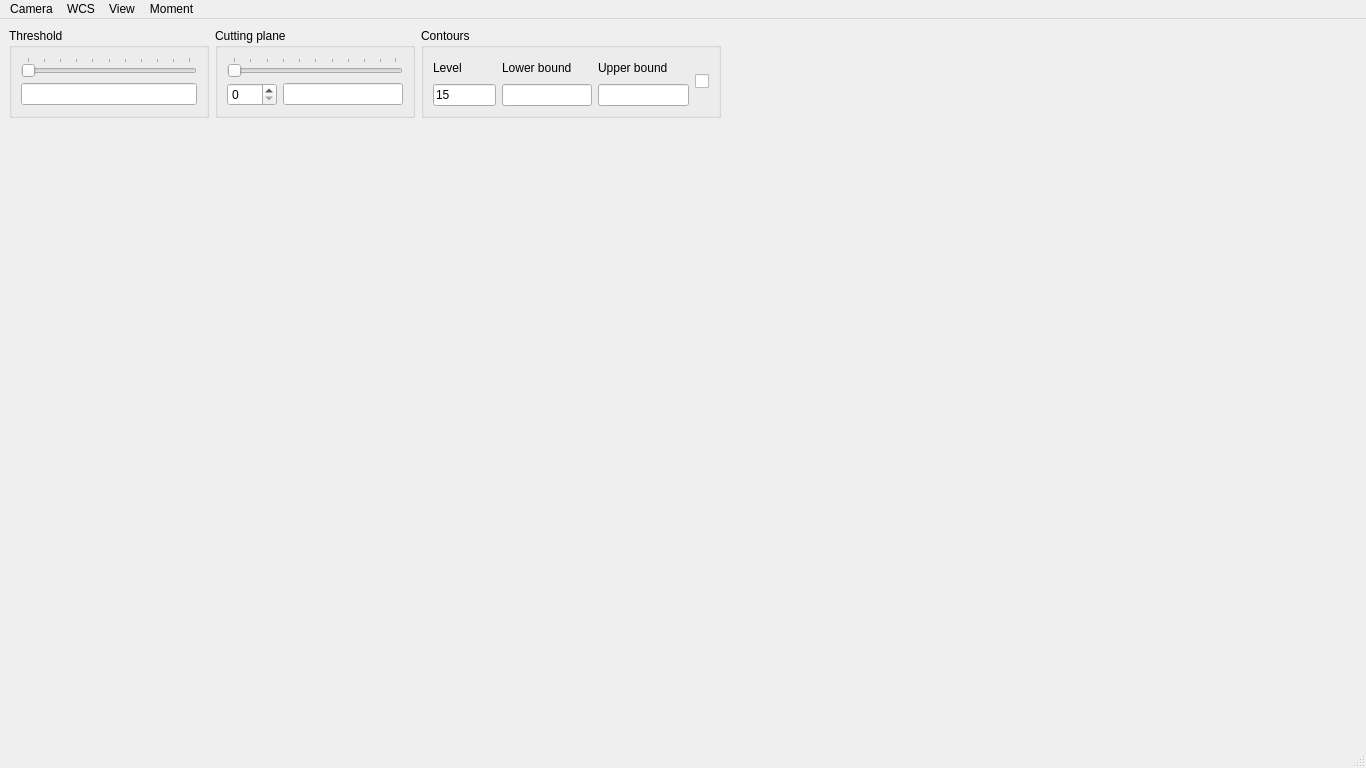
<?xml version="1.0" encoding="UTF-8"?>
<ui version="4.0">
 <class>vtkWindowCube</class>
 <widget class="QMainWindow" name="vtkWindowCube">
  <property name="geometry">
   <rect>
    <x>0</x>
    <y>0</y>
    <width>1366</width>
    <height>768</height>
   </rect>
  </property>
  <widget class="QWidget" name="widget">
   <layout class="QVBoxLayout" name="_2">
    <item>
     <layout class="QHBoxLayout" name="_3">
      <item>
       <widget class="QGroupBox" name="thresholdGroupBox">
        <property name="sizePolicy">
         <sizepolicy hsizetype="Expanding" vsizetype="Preferred">
          <horstretch>0</horstretch>
          <verstretch>0</verstretch>
         </sizepolicy>
        </property>
        <property name="maximumSize">
         <size>
          <width>200</width>
          <height>16777215</height>
         </size>
        </property>
        <property name="title">
         <string>Threshold</string>
        </property>
        <layout class="QVBoxLayout" name="_4">
         <item>
          <widget class="QSlider" name="thresholdSlider">
           <property name="maximum">
            <number>100</number>
           </property>
           <property name="orientation">
            <enum>Qt::Horizontal</enum>
           </property>
           <property name="tickPosition">
            <enum>QSlider::TicksAbove</enum>
           </property>
          </widget>
         </item>
         <item>
          <widget class="QLineEdit" name="thresholdText"/>
         </item>
        </layout>
       </widget>
      </item>
      <item>
       <widget class="QGroupBox" name="cuttingPlaneGroupBox">
        <property name="sizePolicy">
         <sizepolicy hsizetype="Expanding" vsizetype="Preferred">
          <horstretch>0</horstretch>
          <verstretch>0</verstretch>
         </sizepolicy>
        </property>
        <property name="maximumSize">
         <size>
          <width>200</width>
          <height>16777215</height>
         </size>
        </property>
        <property name="title">
         <string>Cutting plane</string>
        </property>
        <layout class="QVBoxLayout" name="_5">
         <item>
          <widget class="QSlider" name="sliceSlider">
           <property name="orientation">
            <enum>Qt::Horizontal</enum>
           </property>
           <property name="tickPosition">
            <enum>QSlider::TicksAbove</enum>
           </property>
           <property name="tickInterval">
            <number>0</number>
           </property>
          </widget>
         </item>
         <item>
          <layout class="QHBoxLayout" name="_19">
           <item>
            <widget class="QSpinBox" name="sliceSpinBox">
             <property name="minimumSize">
              <size>
               <width>50</width>
               <height>0</height>
              </size>
             </property>
            </widget>
           </item>
           <item>
            <widget class="QLineEdit" name="velocityText">
             <property name="readOnly">
              <bool>true</bool>
             </property>
            </widget>
           </item>
          </layout>
         </item>
        </layout>
       </widget>
      </item>
      <item>
       <widget class="QGroupBox" name="contourGroupBox">
        <property name="sizePolicy">
         <sizepolicy hsizetype="Expanding" vsizetype="Preferred">
          <horstretch>0</horstretch>
          <verstretch>0</verstretch>
         </sizepolicy>
        </property>
        <property name="maximumSize">
         <size>
          <width>300</width>
          <height>16777215</height>
         </size>
        </property>
        <property name="title">
         <string>Contours</string>
        </property>
        <layout class="QHBoxLayout" name="_6">
         <item>
          <layout class="QVBoxLayout" name="_7">
           <item>
            <widget class="QLabel" name="label_4">
             <property name="sizePolicy">
              <sizepolicy hsizetype="MinimumExpanding" vsizetype="Preferred">
               <horstretch>0</horstretch>
               <verstretch>0</verstretch>
              </sizepolicy>
             </property>
             <property name="maximumSize">
              <size>
               <width>60</width>
               <height>16777215</height>
              </size>
             </property>
             <property name="text">
              <string>Level</string>
             </property>
            </widget>
           </item>
           <item>
            <widget class="QLineEdit" name="levelText">
             <property name="minimumSize">
              <size>
               <width>50</width>
               <height>0</height>
              </size>
             </property>
             <property name="maximumSize">
              <size>
               <width>80</width>
               <height>16777215</height>
              </size>
             </property>
             <property name="text">
              <string>15</string>
             </property>
             <property name="maxLength">
              <number>4</number>
             </property>
            </widget>
           </item>
          </layout>
         </item>
         <item>
          <layout class="QVBoxLayout" name="_8">
           <item>
            <widget class="QLabel" name="label_5">
             <property name="sizePolicy">
              <sizepolicy hsizetype="MinimumExpanding" vsizetype="Preferred">
               <horstretch>0</horstretch>
               <verstretch>0</verstretch>
              </sizepolicy>
             </property>
             <property name="text">
              <string>Lower bound</string>
             </property>
            </widget>
           </item>
           <item>
            <widget class="QLineEdit" name="lowerBoundText">
             <property name="minimumSize">
              <size>
               <width>75</width>
               <height>0</height>
              </size>
             </property>
            </widget>
           </item>
          </layout>
         </item>
         <item>
          <layout class="QVBoxLayout" name="_9">
           <item>
            <widget class="QLabel" name="label_6">
             <property name="sizePolicy">
              <sizepolicy hsizetype="MinimumExpanding" vsizetype="Preferred">
               <horstretch>0</horstretch>
               <verstretch>0</verstretch>
              </sizepolicy>
             </property>
             <property name="text">
              <string>Upper bound</string>
             </property>
            </widget>
           </item>
           <item>
            <widget class="QLineEdit" name="upperBoundText">
             <property name="minimumSize">
              <size>
               <width>75</width>
               <height>0</height>
              </size>
             </property>
            </widget>
           </item>
          </layout>
         </item>
         <item>
          <widget class="QCheckBox" name="contourCheckBox"/>
         </item>
        </layout>
       </widget>
      </item>
      <item>
       <spacer name="horizontalSpacer">
        <property name="orientation">
         <enum>Qt::Horizontal</enum>
        </property>
        <property name="sizeHint" stdset="0">
         <size>
          <width>40</width>
          <height>20</height>
         </size>
        </property>
       </spacer>
      </item>
     </layout>
    </item>
    <item>
     <layout class="QHBoxLayout" name="_18">
      <item>
       <widget class="QVTKOpenGLNativeWidget" name="qVtkCube" native="true">
        <property name="sizePolicy">
         <sizepolicy hsizetype="Expanding" vsizetype="Expanding">
          <horstretch>0</horstretch>
          <verstretch>0</verstretch>
         </sizepolicy>
        </property>
       </widget>
      </item>
      <item>
       <widget class="QVTKOpenGLNativeWidget" name="qVtkSlice" native="true">
        <property name="sizePolicy">
         <sizepolicy hsizetype="Expanding" vsizetype="Expanding">
          <horstretch>0</horstretch>
          <verstretch>0</verstretch>
         </sizepolicy>
        </property>
       </widget>
      </item>
     </layout>
    </item>
   </layout>
  </widget>
  <widget class="QMenuBar" name="menuBar">
   <property name="geometry">
    <rect>
     <x>0</x>
     <y>0</y>
     <width>1366</width>
     <height>22</height>
    </rect>
   </property>
   <widget class="QMenu" name="menuCamera">
    <property name="title">
     <string>Camera</string>
    </property>
    <addaction name="actionFront"/>
    <addaction name="actionBack"/>
    <addaction name="actionTop"/>
    <addaction name="actionRight"/>
    <addaction name="actionBottom"/>
    <addaction name="actionLeft"/>
   </widget>
   <widget class="QMenu" name="menuMoment">
    <property name="title">
     <string>Moment</string>
    </property>
    <addaction name="actionCalculate_order_0"/>
    <addaction name="actionCalculate_order_1"/>
    <addaction name="actionCalculate_order_6"/>
    <addaction name="actionCalculate_order_8"/>
   </widget>
   <widget class="QMenu" name="menuView">
    <property name="title">
     <string>View</string>
    </property>
    <addaction name="actionShowStats"/>
   </widget>
   <widget class="QMenu" name="menuWCS">
    <property name="title">
     <string>WCS</string>
    </property>
   </widget>
   <addaction name="menuCamera"/>
   <addaction name="menuWCS"/>
   <addaction name="menuView"/>
   <addaction name="menuMoment"/>
  </widget>
  <widget class="QStatusBar" name="statusBar"/>
  <action name="actionFront">
   <property name="icon">
    <iconset resource="../visivo.qrc">
     <normaloff>:/icons/PIC_FRONT.bmp</normaloff>:/icons/PIC_FRONT.bmp</iconset>
   </property>
   <property name="text">
    <string>Front</string>
   </property>
  </action>
  <action name="actionBack">
   <property name="icon">
    <iconset resource="../visivo.qrc">
     <normaloff>:/icons/PIC_BACK.bmp</normaloff>:/icons/PIC_BACK.bmp</iconset>
   </property>
   <property name="text">
    <string>Back</string>
   </property>
  </action>
  <action name="actionTop">
   <property name="icon">
    <iconset resource="../visivo.qrc">
     <normaloff>:/icons/PIC_TOP.bmp</normaloff>:/icons/PIC_TOP.bmp</iconset>
   </property>
   <property name="text">
    <string>Top</string>
   </property>
  </action>
  <action name="actionRight">
   <property name="icon">
    <iconset resource="../visivo.qrc">
     <normaloff>:/icons/PIC_RIGHT.bmp</normaloff>:/icons/PIC_RIGHT.bmp</iconset>
   </property>
   <property name="text">
    <string>Right</string>
   </property>
  </action>
  <action name="actionBottom">
   <property name="icon">
    <iconset resource="../visivo.qrc">
     <normaloff>:/icons/PIC_BOTTOM.bmp</normaloff>:/icons/PIC_BOTTOM.bmp</iconset>
   </property>
   <property name="text">
    <string>Bottom</string>
   </property>
  </action>
  <action name="actionLeft">
   <property name="icon">
    <iconset resource="../visivo.qrc">
     <normaloff>:/icons/PIC_LEFT.bmp</normaloff>:/icons/PIC_LEFT.bmp</iconset>
   </property>
   <property name="text">
    <string>Left</string>
   </property>
  </action>
  <action name="actionCalculate_order_0">
   <property name="text">
    <string>Calculate order 0</string>
   </property>
  </action>
  <action name="actionCalculate_order_1">
   <property name="text">
    <string>Calculate order 1</string>
   </property>
  </action>
  <action name="actionShowStats">
   <property name="text">
    <string>Show FITS statistics</string>
   </property>
  </action>
  <action name="actionCalculate_order_8">
   <property name="text">
    <string>Calculate order 8</string>
   </property>
  </action>
  <action name="actionCalculate_order_6">
   <property name="text">
    <string>Calculate order 6</string>
   </property>
  </action>
 </widget>
 <customwidgets>
  <customwidget>
   <class>QVTKOpenGLNativeWidget</class>
   <extends>QWidget</extends>
   <header>QVTKOpenGLNativeWidget.h</header>
   <container>1</container>
  </customwidget>
 </customwidgets>
 <resources>
  <include location="../visivo.qrc"/>
 </resources>
 <connections/>
</ui>
